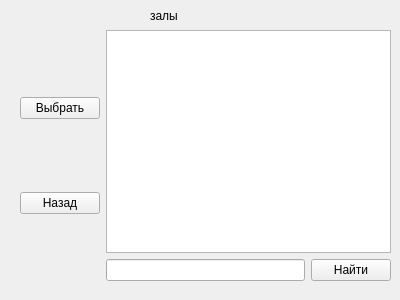
<?xml version="1.0" encoding="UTF-8"?>
<ui version="4.0">
 <class>Form</class>
 <widget class="QWidget" name="Form">
  <property name="geometry">
   <rect>
    <x>0</x>
    <y>0</y>
    <width>400</width>
    <height>300</height>
   </rect>
  </property>
  <property name="windowTitle">
   <string>Form</string>
  </property>
  <widget class="QLabel" name="label">
   <property name="geometry">
    <rect>
     <x>150</x>
     <y>0</y>
     <width>141</width>
     <height>31</height>
    </rect>
   </property>
   <property name="text">
    <string>залы</string>
   </property>
  </widget>
  <widget class="QWidget" name="horizontalLayoutWidget">
   <property name="geometry">
    <rect>
     <x>20</x>
     <y>30</y>
     <width>371</width>
     <height>251</height>
    </rect>
   </property>
   <layout class="QHBoxLayout" name="horizontalLayout">
    <item>
     <layout class="QVBoxLayout" name="verticalLayout">
      <item>
       <widget class="QPushButton" name="pushButton_3">
        <property name="text">
         <string>Выбрать</string>
        </property>
       </widget>
      </item>
      <item>
       <widget class="QPushButton" name="pushButton_4">
        <property name="text">
         <string>Назад</string>
        </property>
       </widget>
      </item>
     </layout>
    </item>
    <item>
     <layout class="QVBoxLayout" name="verticalLayout_2">
      <item>
       <widget class="QTableWidget" name="tableWidget"/>
      </item>
      <item>
       <layout class="QHBoxLayout" name="horizontalLayout_2">
        <item>
         <widget class="QLineEdit" name="lineEdit"/>
        </item>
        <item>
         <widget class="QPushButton" name="pushButton_5">
          <property name="text">
           <string>Найти</string>
          </property>
         </widget>
        </item>
       </layout>
      </item>
     </layout>
    </item>
   </layout>
  </widget>
 </widget>
 <resources/>
 <connections/>
</ui>
